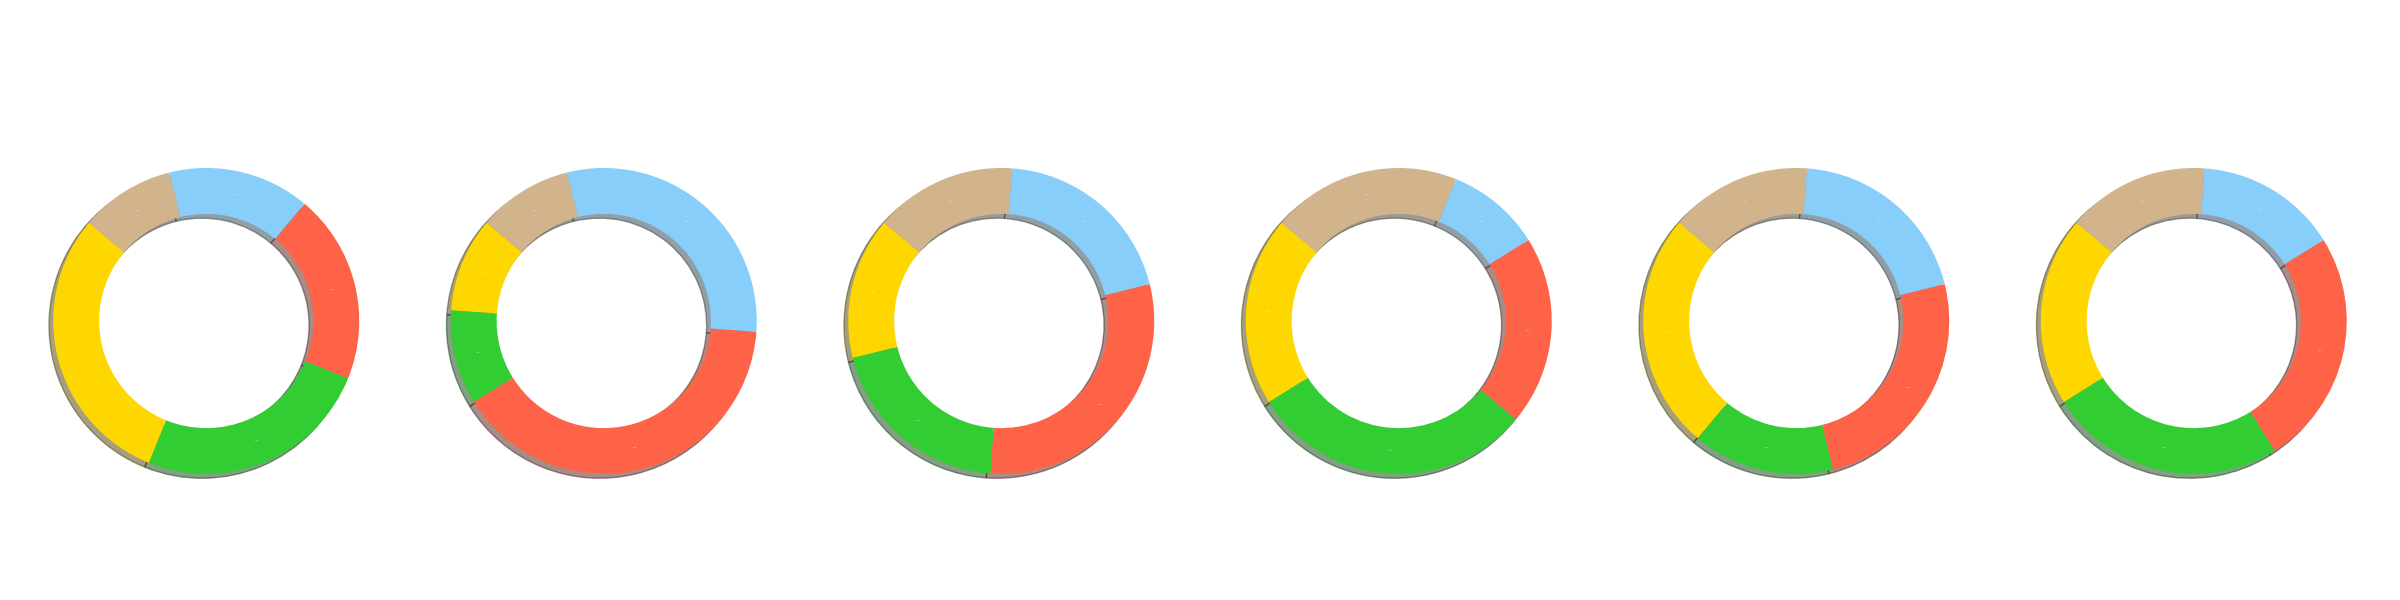

This figure's Python source:
import matplotlib.pyplot as plt
import numpy as np

preferences = [
    [30, 25, 20, 15, 10],
    [10, 10, 40, 30, 10],
    [15, 20, 30, 20, 15],
    [20, 30, 20, 10, 20],
    [25, 15, 25, 20, 15],
    [20, 25, 25, 15, 15],
]
colors = ['#FFD700', '#32CD32', '#FF6347', '#87CEFA', '#D2B48C']

fig, axes = plt.subplots(1, 6, figsize=(24, 6), subplot_kw=dict(aspect="equal"))

for i, ax in enumerate(axes.flat):
    wedges, texts, autotexts = ax.pie(
        preferences[i], autopct='%1.1f%%',
        startangle=140, colors=colors, pctdistance=0.85,
        wedgeprops=dict(width=0.3), shadow=True
    )

    for text in texts:
        text.set_fontsize(0)  # Make these text elements invisible

    for autotext in autotexts:
        autotext.set_color('white')
        autotext.set_fontsize(0)  # Make these auto-text elements invisible

plt.tight_layout(rect=[0, 0, 1, 0.93])
plt.show()
